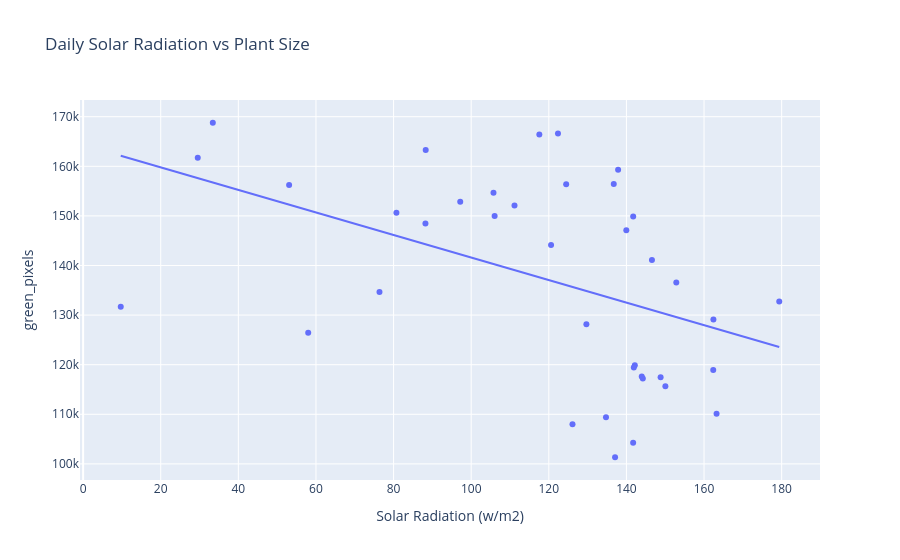

Source (notebook cell):
### Code cell
import pandas as pd
df=pd.read_excel('final_dataset_back_down2_with_gdd_and_green_pixels.xlsx')
daily = df.groupby("date").agg({
    "Solar Radiation (w/m2)": "mean",
    "green_pixels": "mean"
}).reset_index()
import plotly.express as px

fig = px.scatter(
    daily,
    x="Solar Radiation (w/m2)",
    y="green_pixels",
    trendline="ols",
    title="Daily Solar Radiation vs Plant Size"
)

fig.show()

### Figure 1 — Plotly figure (JSON) as saved in the notebook; plotly's stock layout.template omitted (floating-point values rounded to 4 significant figures)
{"data": [{"hovertemplate": "Solar Radiation (w/m2)=%{x}<br>green_pixels=%{y}<extra></extra>", "legendgroup": "", "marker": {"color": "#636efa", "symbol": "circle"}, "mode": "markers", "name": "", "orientation": "v", "showlegend": false, "type": "scatter", "x": [9.697, 144.0, 137.1, 141.7, 134.7, 126.1, 58.0, 142.2, 163.2, 150.0, 144.2, 141.9, 148.8, 129.7, 152.8, 80.73, 76.37, 88.21, 105.7, 162.4, 162.4, 111.2, 106.0, 33.42, 97.17, 122.4, 124.5, 117.6, 137.9, 136.7, 88.28, 141.7, 140.0, 53.08, 146.6, 179.4, 120.6, 29.54], "xaxis": "x", "y": [131700.0, 117600.0, 101300.0, 104300.0, 109400.0, 108000.0, 126400.0, 119900.0, 110100.0, 115600.0, 117200.0, 119400.0, 117500.0, 128200.0, 136600.0, 150600.0, 134700.0, 148500.0, 154700.0, 118900.0, 129100.0, 152100.0, 150000.0, 168800.0, 152800.0, 166600.0, 156400.0, 166400.0, 159300.0, 156400.0, 163300.0, 149900.0, 147100.0, 156200.0, 141100.0, 132700.0, 144100.0, 161700.0], "yaxis": "y"}, {"hovertemplate": "<b>OLS trendline</b><br>green_pixels = -227.303 * Solar Radiation (w/m2) + 164328<br>R<sup>2</sup>=0.208806<br><br>Solar Radiation (w/m2)=%{x}<br>green_pixels=%{y} <b>(trend)</b><extra></extra>", "legendgroup": "", "marker": {"color": "#636efa", "symbol": "circle"}, "mode": "lines", "name": "", "showlegend": false, "type": "scatter", "x": [9.697, 29.54, 33.42, 53.08, 58.0, 76.37, 80.73, 88.21, 88.28, 97.17, 105.7, 106.0, 111.2, 117.6, 120.6, 122.4, 124.5, 126.1, 129.7, 134.7, 136.7, 137.1, 137.9, 140.0, 141.7, 141.7, 141.9, 142.2, 144.0, 144.2, 146.6, 148.8, 150.0, 152.8, 162.4, 162.4, 163.2, 179.4], "xaxis": "x", "y": [162100.0, 157600.0, 156700.0, 152300.0, 151100.0, 147000.0, 146000.0, 144300.0, 144300.0, 142200.0, 140300.0, 140200.0, 139100.0, 137600.0, 136900.0, 136500.0, 136000.0, 135700.0, 134900.0, 133700.0, 133200.0, 133200.0, 133000.0, 132500.0, 132100.0, 132100.0, 132100.0, 132000.0, 131600.0, 131500.0, 131000.0, 130500.0, 130200.0, 129600.0, 127400.0, 127400.0, 127200.0, 123600.0], "yaxis": "y"}], "layout": {"legend": {"tracegroupgap": 0}, "title": {"text": "Daily Solar Radiation vs Plant Size"}, "xaxis": {"anchor": "y", "domain": [0, 1], "title": {"text": "Solar Radiation (w/m2)"}}, "yaxis": {"anchor": "x", "domain": [0, 1], "title": {"text": "green_pixels"}}}}
